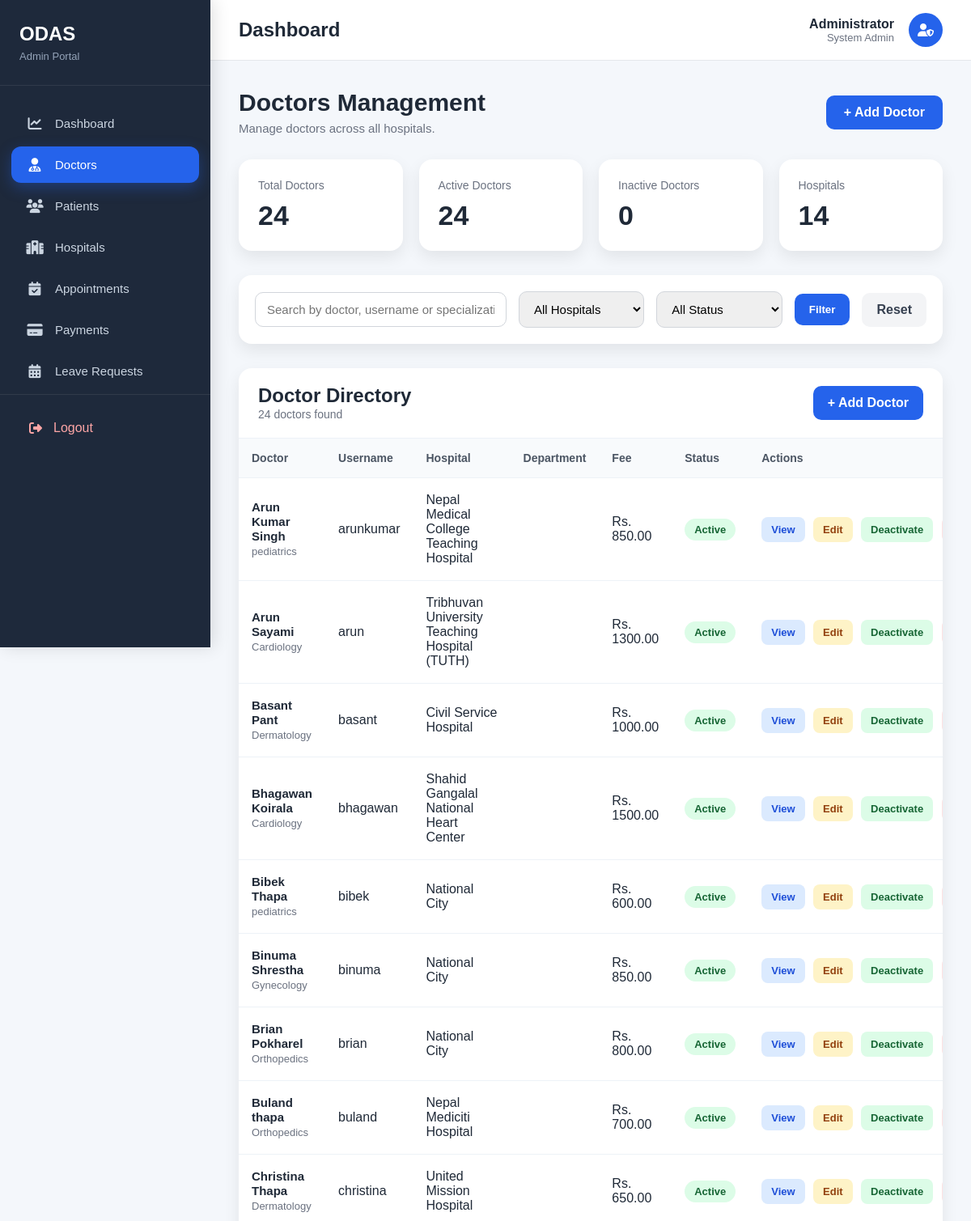
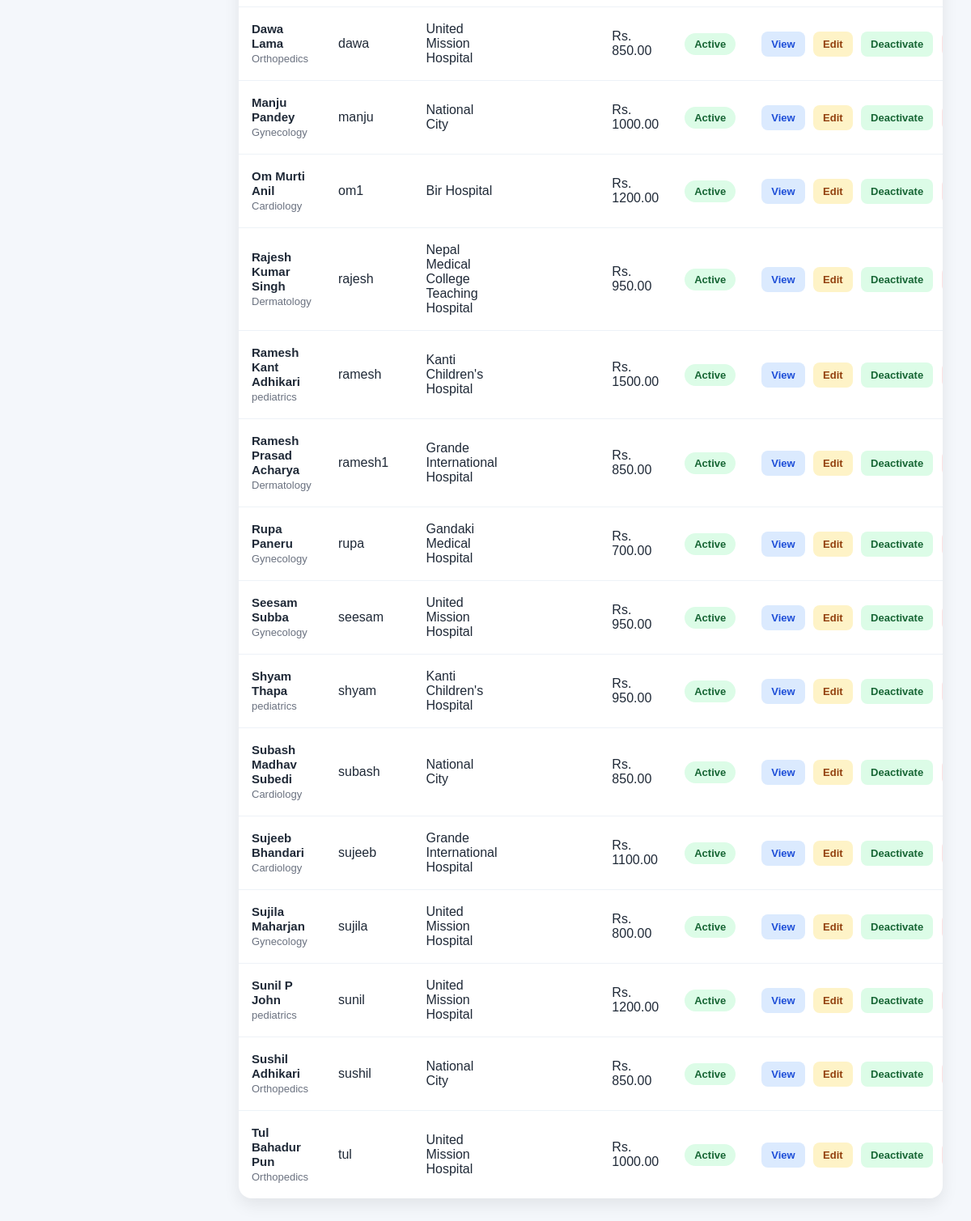
The app's page /admin-dashboard/doctors/ (signed in) with its own data (2 pictures, top to bottom).
### doctors/models.py (models this page shows, shortened)
class Doctor(models.Model):
    doctor_id = models.AutoField(primary_key=True)
    user = models.OneToOneField(User, on_delete=models.CASCADE, null=True, blank=True)
    name = models.CharField(max_length=100)
    qualification = models.CharField(max_length=100)
    specialization = models.CharField(max_length=100)
    experience_years = models.PositiveIntegerField(default=0)
    hospital = models.ForeignKey('hospitals.Hospital', on_delete=models.CASCADE, null=True, blank=True)
    department = models.ForeignKey('hospitals.Department', on_delete=models.CASCADE, null=True, blank=True)
    email = models.EmailField(unique=True)
    fees = models.DecimalField(max_digits=8, decimal_places=2)
    phone = models.CharField(max_length=13)
    a_status = models.BooleanField(default=True)

### hospitals/models.py (models this page shows, shortened)
class Hospital(models.Model):
    hospital_id = models.AutoField(primary_key=True)
    name = models.CharField(max_length=100)
    address = models.CharField(max_length=200)
    phone = models.CharField(max_length=100)
    email = models.EmailField(unique=True)

### admin_dashboard/views.py (the view)
# urls.py: path('doctors/', views.admin_doctors, name='admin_doctors'),
@login_required
def admin_doctors(request):
    doctors = Doctor.objects.select_related(
        "hospital",
        "department",
        "user"
    ).order_by("name")
    search = request.GET.get("search", "")
    hospital = request.GET.get("hospital", "")
    status = request.GET.get("status", "")
    if search:
        doctors = doctors.filter(
            name__icontains=search
        )
    if hospital:
        doctors = doctors.filter(
            hospital__hospital_id=hospital
        )
    if status == "active":
        doctors = doctors.filter(a_status=True)
    elif status == "inactive":
        doctors = doctors.filter(a_status=False)
    context = {
        "doctors": doctors,
        "hospitals": Hospital.objects.order_by("name"),
        "total_doctors": Doctor.objects.count(),
        "active_doctors": Doctor.objects.filter(
            a_status=True
        ).count(),
        "inactive_doctors": Doctor.objects.filter(
            a_status=False
        ).count(),
        "hospital_count": Hospital.objects.count(),
        "search": search,
        "selected_hospital": hospital,
        "selected_status": status,
    }
    return render(
        request,
        "admin_dashboard/doctors.html",
        context
    )

### doctors/context_processors.py (called while the page is built)
def doctor_context(request):
    if request.user.is_authenticated:
        try:
            doctor = Doctor.objects.get(user=request.user)
            return {"doctor": doctor}
        except Doctor.DoesNotExist:
            pass
    return {}

### admin_dashboard/templates/admin_dashboard/doctors.html (shortened to what this page needs)
{% extends "admin_dashboard/base.html" %}
{% block content %}
<div class="page-header">
    <div class="page-title">
        <h1>Doctors Management</h1>
        <p>Manage doctors across all hospitals.</p>
    </div>
    <a href="{% url 'add_doctor' %}" class="add-btn">
        + Add Doctor
    </a>
</div>
<div class="stats-grid">
    <a href="{% url 'admin_doctors' %}" class="stat-link">
        <div class="stat-card">
            <div class="stat-title">Total Doctors</div>
            <div class="stat-value">{{ total_doctors }}</div>
        </div>
    </a>
    <a href="{% url 'admin_doctors' %}?status=active" class="stat-link">
        <div class="stat-card">
            <div class="stat-title">Active Doctors</div>
            <div class="stat-value">{{ active_doctors }}</div>
        </div>
    </a>
    <a href="{% url 'admin_doctors' %}?status=inactive" class="stat-link">
        <div class="stat-card">
            <div class="stat-title">Inactive Doctors</div>
            <div class="stat-value">{{ inactive_doctors }}</div>
        </div>
    </a>
    <a href="{% url 'admin_hospitals' %}" class="stat-link">
        <div class="stat-card">
            <div class="stat-title">Hospitals</div>
            <div class="stat-value">{{ hospital_count }}</div>
        </div>
    </a>
</div>
<div class="toolbar">
    <form method="GET" class="filter-form">
        <input
            type="text"
            name="search"
            placeholder="Search by doctor, username or specialization..."
            value="{{ search }}">
        <select name="hospital">
            <option value="">All Hospitals</option>
        </select>
        <select name="status">
            <option value="">All Status</option>
        </select>
        <button type="submit" class="btn btn-primary">
            Filter
        </button>
        <a href="{% url 'admin_doctors' %}" class="btn btn-light">
            Reset
        </a>
    </form>
</div>
<div class="table-card">
    <div class="table-header">
        <div>
            <h2>Doctor Directory</h2>
            <span>{{ doctors|length }} doctor{{ doctors|length|pluralize }} found</span>
        </div>
        <a href="{% url 'add_doctor' %}" class="btn btn-primary">
            + Add Doctor
        </a>
    </div>
    <table class="doctor-table">
        <thead>
            <tr>
                <th>Doctor</th>
                <th>Username</th>
                <th>Hospital</th>
                <th>Department</th>
                <th>Fee</th>
                <th>Status</th>
                <th style="width:260px;">Actions</th>
            </tr>
        </thead>
        <tbody>
        {% for doctor in doctors %}
            <tr>
                <td>
                    <strong>{{ doctor.name }}</strong>
                    <br>
                    <small style="color:#6b7280;">
                        {{ doctor.specialization }}
                    </small>
                </td>
                <td>
                    {{ doctor.user.username }}
                </td>
                <td>
                    {% if doctor.hospital %}
                        {{ doctor.hospital.name }}
                    {% else %}
                        —
                    {% endif %}
                </td>
                <td>
                </td>
                <td>
                    Rs. {{ doctor.fees }}
                </td>
                <td>
                    {% if doctor.a_status %}
                        <span class="badge badge-active">
                            Active
                        </span>
                    {% else %}
                        <span class="badge badge-inactive">
                            Inactive
                        </span>
                    {% endif %}
                </td>
                <td>
                    <a
                        href="{% url 'doctor_detail' doctor.doctor_id %}"
                        class="action-btn view-btn">
                        View
                    </a>
                    <a
                        href="{% url 'edit_doctor' doctor.doctor_id %}"
                        class="action-btn edit-btn">
                        Edit
                    </a>
                    <a
                        href="{% url 'toggle_doctor' doctor.doctor_id %}"
                        class="action-btn toggle-btn">
                        {% if doctor.a_status %}
                            Deactivate
                        {% else %}
                            Activate
                        {% endif %}
                    </a>
                </td>
            </tr>
        {% endfor %}
        </tbody>
    </table>
</div>
{% endblock %}

### admin_dashboard/templates/admin_dashboard/base.html (style rules this page uses)
* { margin:0; padding:0; box-sizing:border-box; }
body { font-family:Arial, Helvetica, sans-serif; background:#f4f7fb; color:#1f2937; }

### admin_dashboard/templates/admin_dashboard/doctors.html (style rules this page uses)
.page-header { display:flex; justify-content:space-between; align-items:center; gap:20px; margin-bottom:30px; flex-wrap:wrap; }
.page-title h1 { margin:0; font-size:30px; color:#1f2937; }
.page-title p { margin-top:6px; color:#6b7280; font-size:15px; }
.add-btn { background:#2563eb; color:#fff; text-decoration:none; padding:12px 22px; border-radius:10px; font-weight:600; transition:.25s; }
.stats-grid { display:grid; grid-template-columns:repeat(4,1fr); gap:20px; margin-bottom:30px; }
.stat-link { text-decoration:none; color:inherit; }
.stat-card { background:#fff; border-radius:16px; padding:24px; box-shadow:0 8px 20px rgba(0,0,0,.08); transition:.25s; cursor:pointer; }
.stat-title { font-size:14px; color:#6b7280; }
.stat-value { margin-top:10px; font-size:34px; font-weight:700; color:#1f2937; }
.toolbar { background:#fff; padding:20px; border-radius:16px; box-shadow:0 8px 20px rgba(0,0,0,.08); margin-bottom:30px; }
.filter-form { display:grid; grid-template-columns:2fr 1fr 1fr auto auto; gap:15px; align-items:center; }
.filter-form input, .filter-form select { width:100%; padding:12px 14px; border:1px solid #d1d5db; border-radius:10px; outline:none; font-size:15px; transition:.2s; }
.btn { border:none; border-radius:10px; padding:12px 18px; cursor:pointer; text-decoration:none; font-weight:600; text-align:center; }
.btn-primary { background:#2563eb; color:white; }
.btn-light { background:#f3f4f6; color:#374151; }
.table-card { background:#fff; border-radius:16px; box-shadow:0 8px 20px rgba(0,0,0,.08); overflow:hidden; }
.table-header { display:flex; justify-content:space-between; align-items:center; padding:20px 24px; border-bottom:1px solid #edf2f7; }
.table-header h2 { margin:0; color:#1f2937; }
.table-header span { color:#6b7280; font-size:14px; }
.badge { display:inline-block; padding:6px 12px; border-radius:20px; font-size:13px; font-weight:600; }
.badge-active { background:#dcfce7; color:#166534; }
.action-btn { display:inline-block; padding:8px 12px; border-radius:8px; text-decoration:none; font-size:13px; font-weight:600; margin-right:6px; transition:.2s; }
.view-btn { background:#dbeafe; color:#1d4ed8; }
.edit-btn { background:#fef3c7; color:#92400e; }
.toggle-btn { background:#dcfce7; color:#166534; }
.doctor-table tbody tr { transition:background .2s; }
.doctor-table td strong { color:#1f2937; font-size:15px; }
.doctor-table td small { font-size:13px; color:#6b7280; }
.doctor-table th:last-child, .doctor-table td:last-child { white-space:nowrap; }
.doctor-table { width:100%; border-collapse:collapse; }
.doctor-table th { background:#f8fafc; color:#4b5563; text-align:left; padding:16px; font-size:14px; font-weight:600; }
.doctor-table td { padding:18px 16px; border-top:1px solid #edf2f7; vertical-align:middle; }

### records on screen
Doctor: name "Arun Kumar Singh", specialization "pediatrics", user.username "arunkumar", hospital.name "Nepal Medical College Teaching Hospital", fees "850.00", a_status "Active"
Doctor: name "Arun Sayami", specialization "Cardiology", user.username "arun", hospital.name "Tribhuvan University Teaching Hospital (TUTH)", fees "1300.00", a_status "Active"
Doctor: name "Basant Pant", specialization "Dermatology", user.username "basant", hospital.name "Civil Service Hospital", fees "1000.00", a_status "Active"
Doctor: name "Bhagawan Koirala", specialization "Cardiology", user.username "bhagawan", hospital.name "Shahid Gangalal National Heart Center", fees "1500.00", a_status "Active"
Doctor: name "Bibek Thapa", specialization "pediatrics", user.username "bibek", hospital.name "National City", fees "600.00", a_status "Active"
Doctor: name "Binuma Shrestha", specialization "Gynecology", user.username "binuma", hospital.name "National City", fees "850.00", a_status "Active"
Doctor: name "Brian Pokharel", specialization "Orthopedics", user.username "brian", hospital.name "National City", fees "800.00", a_status "Active"
Doctor: name "Buland thapa", specialization "Orthopedics", user.username "buland", hospital.name "Nepal Mediciti Hospital", fees "700.00", a_status "Active"
Doctor: name "Christina Thapa", specialization "Dermatology", user.username "christina", hospital.name "United Mission Hospital", fees "650.00", a_status "Active"
Doctor: name "Dawa Lama", specialization "Orthopedics", user.username "dawa", hospital.name "United Mission Hospital", fees "850.00", a_status "Active"
Doctor: name "Manju Pandey", specialization "Gynecology", user.username "manju", hospital.name "National City", fees "1000.00", a_status "Active"
Doctor: name "Om Murti Anil", specialization "Cardiology", user.username "om1", hospital.name "Bir Hospital", fees "1200.00", a_status "Active"
Doctor: name "Rajesh Kumar Singh", specialization "Dermatology", user.username "rajesh", hospital.name "Nepal Medical College Teaching Hospital", fees "950.00", a_status "Active"
Doctor: name "Ramesh Kant Adhikari", specialization "pediatrics", user.username "ramesh", hospital.name "Kanti Children's Hospital", fees "1500.00", a_status "Active"
Doctor: name "Ramesh Prasad Acharya", specialization "Dermatology", user.username "ramesh1", hospital.name "Grande International Hospital", fees "850.00", a_status "Active"
Doctor: name "Rupa Paneru", specialization "Gynecology", user.username "rupa", hospital.name "Gandaki Medical Hospital", fees "700.00", a_status "Active"
Doctor: name "Seesam Subba", specialization "Gynecology", user.username "seesam", hospital.name "United Mission Hospital", fees "950.00", a_status "Active"
Doctor: name "Shyam Thapa", specialization "pediatrics", user.username "shyam", hospital.name "Kanti Children's Hospital", fees "950.00", a_status "Active"
Doctor: name "Subash Madhav Subedi", specialization "Cardiology", user.username "subash", hospital.name "National City", fees "850.00", a_status "Active"
Doctor: name "Sujeeb Bhandari", specialization "Cardiology", user.username "sujeeb", hospital.name "Grande International Hospital", fees "1100.00", a_status "Active"
Doctor: name "Sujila Maharjan", specialization "Gynecology", user.username "sujila", hospital.name "United Mission Hospital", fees "800.00", a_status "Active"
Doctor: name "Sunil P John", specialization "pediatrics", user.username "sunil", hospital.name "United Mission Hospital", fees "1200.00", a_status "Active"
Doctor: name "Sushil Adhikari", specialization "Orthopedics", user.username "sushil", hospital.name "National City", fees "850.00", a_status "Active"
Doctor: name "Tul Bahadur Pun", specialization "Orthopedics", user.username "tul", hospital.name "United Mission Hospital", fees "1000.00", a_status "Active"

### other values on screen
{{ total_doctors }} "24"
{{ active_doctors }} "24"
{{ inactive_doctors }} "0"
{{ hospital_count }} "14"
{{ doctors|length }} "24"
